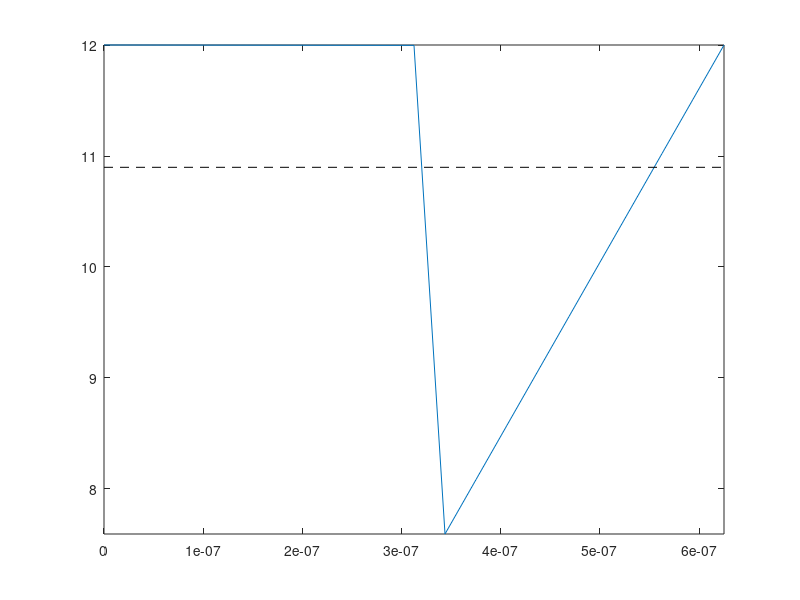
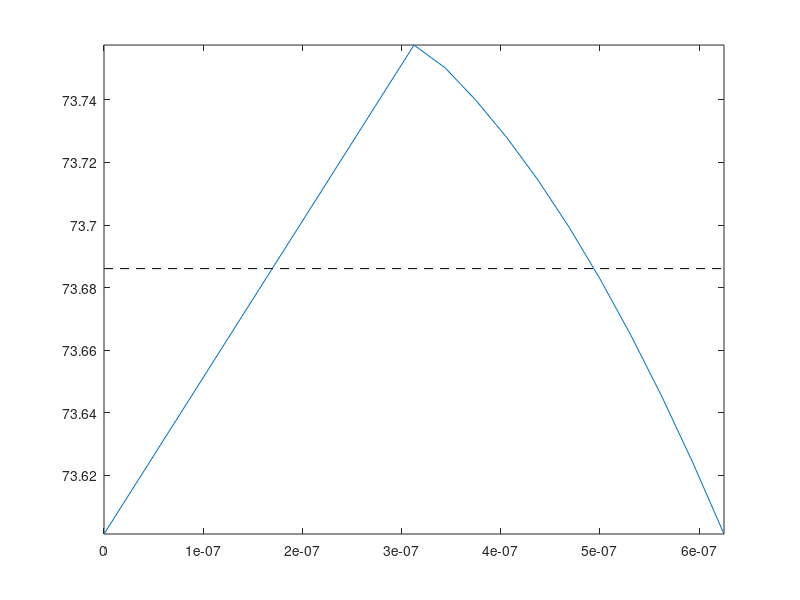

MATLAB code for these plots, in order:
% script RR_Boost
% Solves the basic equations of a boost converter.
% Renaissance Robotics codebase, Chapter 10, https://github.com/tbewley/RR
% Copyright 2022 by Thomas Bewley, distributed under Modified BSD License.

clear; Vs=5; Vd=0.5; L=10e-6; C=4.7e-6; R=250; f=1.6e6; D=0.5403;
sigma=1/(2*R*C); omega_n=1/sqrt(L*C); zeta=sigma/omega_n; omega_d=omega_n*sqrt(1-zeta^2);
v0=Vs-Vd; hA=D/f; hB=(1-D)/f; c1=cos(omega_d*hB); s1=sin(omega_d*hB);
A0=[1/R-C*sigma C*omega_d;-C*omega_d 1/R-C*sigma];
A1=[exp(-hA/(R*C)) 0; 0 1];                      b1=[0; Vs*hA/L];
A2=-([1 0;0 0]+[0 0;1 0]*A0);                    b2=[v0; v0/R];
A3=-exp(-sigma*hB)*([c1 s1;0 0]+[0 0;c1 s1]*A0); b3=b2;
sol=inv([eye(2)-A3*inv(A2)*A1])*A3*inv(A2)*(b1-b2)+b3; VoutA=sol(1), ILA=sol(2)

v0=Vs-Vd; i0=v0/R;
sol1=inv(A3)*(sol-b3); vc=sol1(1); vs=sol1(2);
sol2=A0*sol1;          ic=sol2(1); is=sol2(2);
tA=0; tB=D/f; tC=1/f; N=20; t=0:tC/N:tC;
for i=1:N+1
	if t(i)<tB
		Vout(i)=VoutA*exp(-t(i)/(R*C));
		IL(i)  =ILA + t(i)*Vs/L;
	else
		tau=t(i)-tB;
		Vout(i)=v0-exp(-sigma*tau)*(vc*cos(omega_d*tau)+vs*sin(omega_d*tau));
		IL(i)  =i0-exp(-sigma*tau)*(ic*cos(omega_d*tau)+is*sin(omega_d*tau));
	end
end
figure(1); clf; plot(t,Vout); axis([0 tC min(Vout) max(Vout)]); hold on
   Vmean=sum(Vout(1:N))/N, plot([0 tC],[Vmean Vmean],'k--'); % print -depsc boost_V.eps
figure(2); clf; plot(t,IL);   axis([0 tC min(IL) max(IL)]);  hold on
   Imean=sum(IL(1:N))/N, plot([0 tC],[Imean Imean],'k--'); % print -depsc boost_I.eps

Imean_approx=(Vmean/R)/(1-D)
